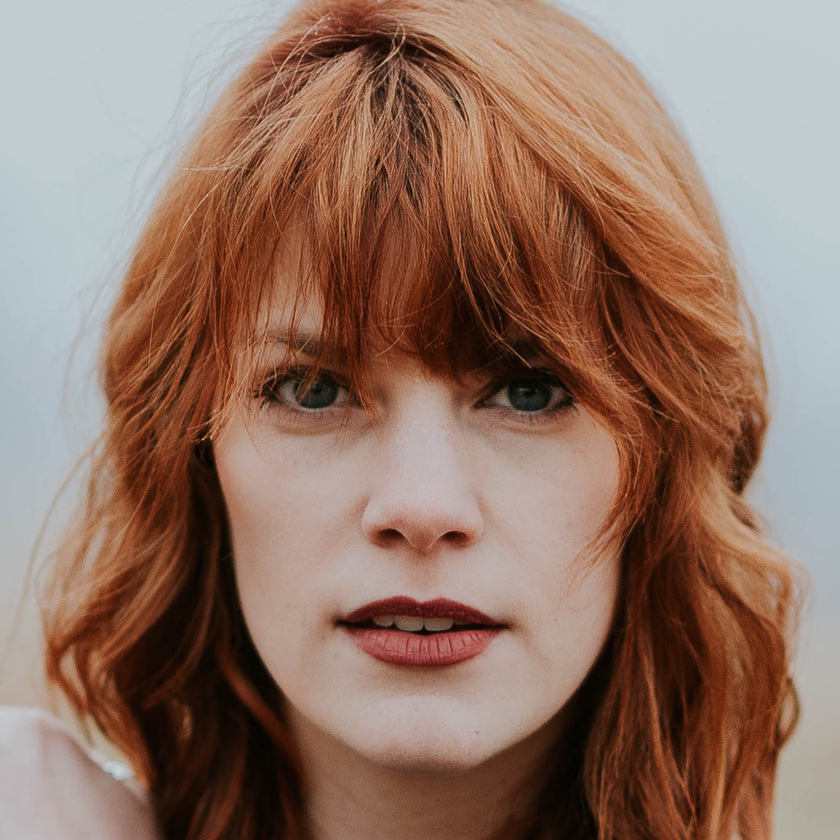
#> input picture input/face/16.png, 840 x 840 px, shrunk from 1024 x 1024 before the run
$ python plotter.py
#> lines starting #> are read from the running program, lines starting #| are printed output that depends on the picture
import matplotlib.pyplot as plt

'''
This file is to plot the results generated by main.py
'''

# python main.py --im_path1 16.png --im_path2 15.png --im_path3 117.png --sign realistic --smooth 5

image_files = ['16.png', '15.png', '117.png']
imgs = [plt.imread(f"./input/face/{x}") for x in image_files]
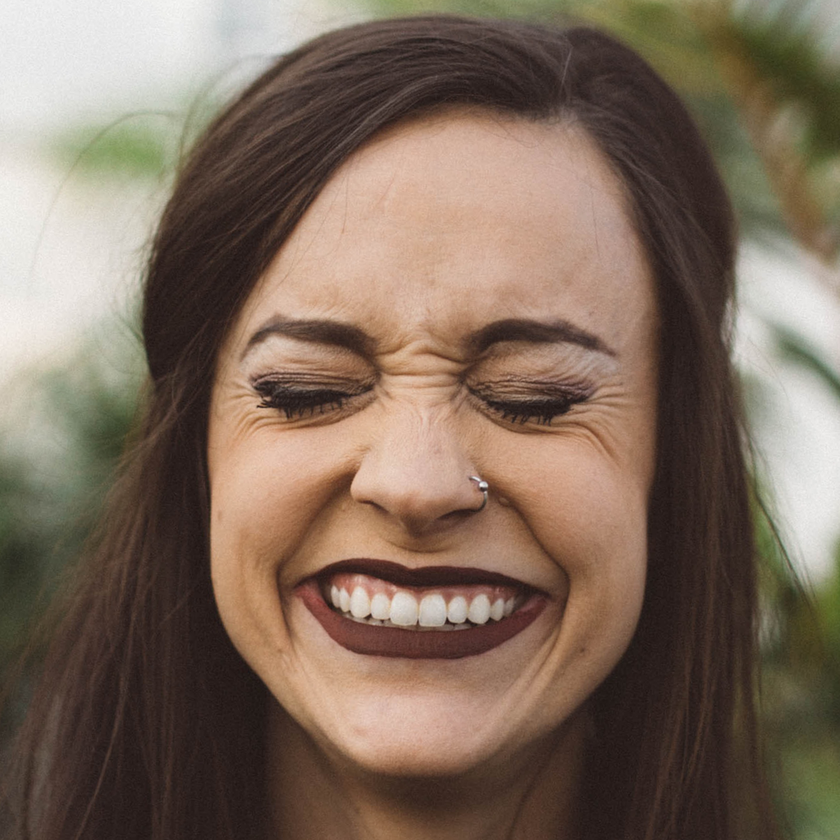
#> input picture input/face/15.png, 840 x 840 px, shrunk from 1024 x 1024 before the run
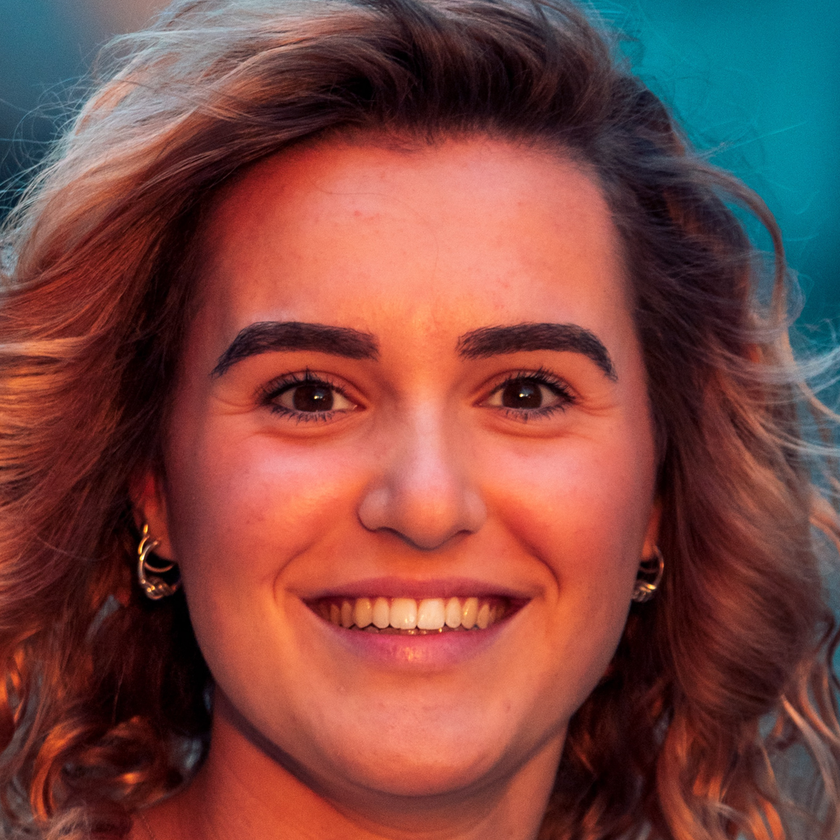
#> input picture input/face/117.png, 840 x 840 px, shrunk from 1024 x 1024 before the run
#> imgs = 3 items

# [generatedmask, generatedimg]

outfiles = ['./output/vis_mask_16_15_realistic.png', 'output/16_15_117_realistic.png']
#> (the run stopped early here; a loop or call above may not have finished)
